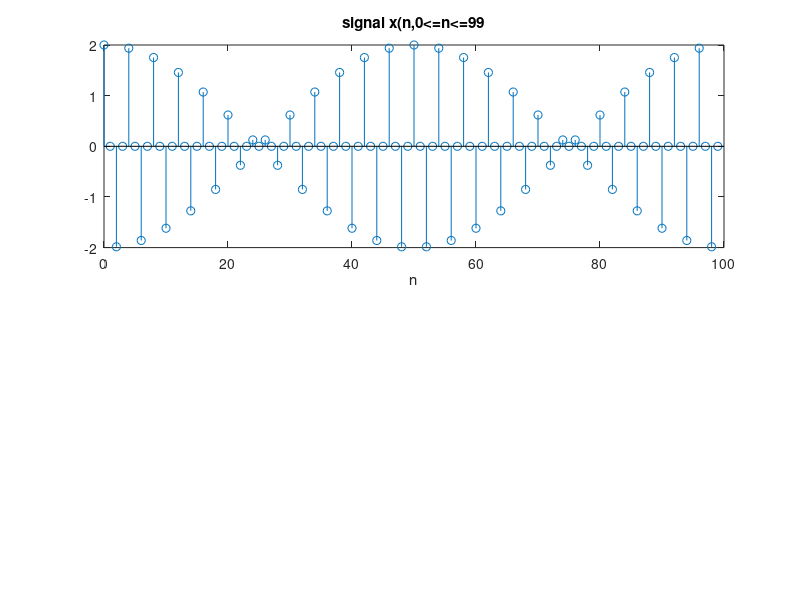

Here is the MATLAB script that generated this plot: (Note: this script raises an error after producing the figure.)
figure(10)
clf(10)

N=100;
n=0:1:N-1;
x=cos(0.48*pi*n)+cos(0.52*pi*n);
subplot(2,1,1);stem(n,x);
title('signal x(n,0<=n<=99');xlabel('n')

X=dft(x,N);
magX=abs(X(1:1:fix((N+1)/2)));
k=0:1:fix((N+1)/2)-1;w=2*pi/100*k;

subplot(2,1,2);plot(w/pi,magX);
title('DTFT Magnitude');xlabel('frequency in pi units')